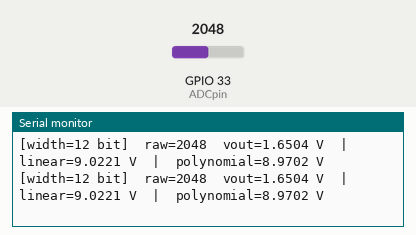
A sketch run on a simulated ESP32. On the bench: the last lines printed to the serial monitor. The test bench sets the inputs (shaded band); at power-on: GPIO 33 (ADCpin) = 2048.

Above: at 1.3 s.
1.4 s: GPIO 33 (ADCpin) set to 2866
At 2.0 s:
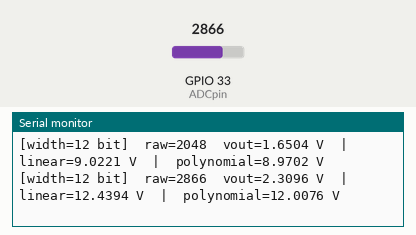
2.9 s: GPIO 33 (ADCpin) set to 3603
At 3.6 s:
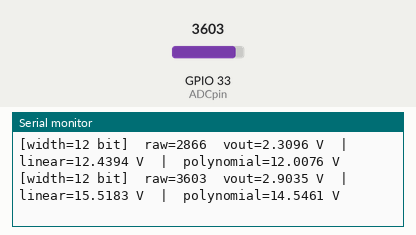
Timing chart, 0 to 5.9 s (numbered marks = the images above; inputs shaded):
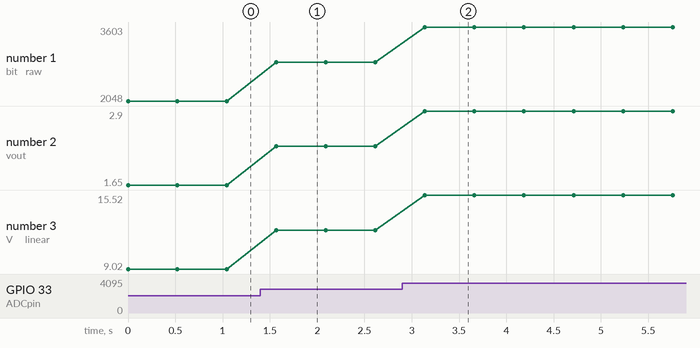

Measured:
- after the input at 1.4 s, the serial monitor: prints a new line after 0.17 s (image 1)
- after the input at 2.9 s, the serial monitor: prints a new line after 0.24 s (image 2)
- plotted number 1: 2048 → 2866 after the input at 1.4 s, 2866 → 3603 after the input at 2.9 s
- plotted number 2: 1.65 → 2.31 after the input at 1.4 s, 2.31 → 2.9 after the input at 2.9 s
- plotted number 3: 9.02 → 12.44 after the input at 1.4 s, 12.44 → 15.52 after the input at 2.9 s

The sketch:

sketch_oct16d.ino
```cpp
#define ADCpin 33

// coefficient of linear calibration (ax + b)
float alpha = 5.1841;
float beta  = 0.4662;

// coefficient of polynomial calibration (ax^2 + bx + c)
float alpha_poly = -0.2663;
float beta_poly  = 5.6623;
float gamma_poly = 0.3505;

void setup() {
  Serial.begin(9600);

  // ========= แก้แค่บรรทัดนี้ตอนอาจารย์สั่ง =========
  analogSetWidth(12);          // ← เปลี่ยนเป็น 9 / 10 / 11 / 12 ได้เลย
  // =====================================================

  analogSetAttenuation(ADC_11db);  // 0~3.3V
  pinMode(ADCpin, INPUT);
}

void loop() {
  int raw = analogRead(ADCpin);   // ค่าจาก ADC
  int bits = 12;                  // ต้องตรงกับที่ตั้งไว้ข้างบน (แก้เลขเดียวกัน)
  float VREF = 3.3;               // ปรับตามแรงดันจริงถ้ามีการวัด

  // คำนวณแรงดันจากจำนวนบิตที่ตั้ง
  float vout = raw * (VREF / ((1 << bits) - 1));

  // Linear calibration: ax + b
  float vout_lin = (alpha * vout) + beta;

  // Polynomial calibration: ax² + bx + c
  float vout_poly = (alpha_poly * (vout * vout)) + (beta_poly * vout) + gamma_poly;

  Serial.print("[width=");
  Serial.print(bits);
  Serial.print(" bit]  raw=");
  Serial.print(raw);
  Serial.print("  vout=");
  Serial.print(vout, 4);
  Serial.print(" V  |  linear=");
  Serial.print(vout_lin, 4);
  Serial.print(" V  |  polynomial=");
  Serial.print(vout_poly, 4);
  Serial.println(" V");

  delay(500);
}
```
